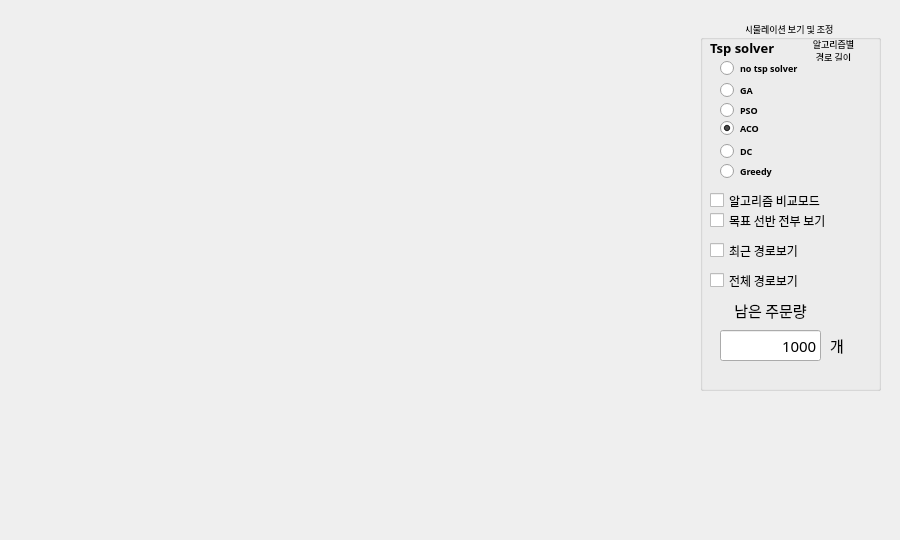
<?xml version="1.0" encoding="UTF-8"?>
<ui version="4.0">
 <class>Form</class>
 <widget class="QWidget" name="Form">
  <property name="geometry">
   <rect>
    <x>0</x>
    <y>0</y>
    <width>900</width>
    <height>540</height>
   </rect>
  </property>
  <property name="font">
   <font>
    <pointsize>7</pointsize>
   </font>
  </property>
  <property name="windowTitle">
   <string>Form</string>
  </property>
  <widget class="QGroupBox" name="groupBox_viewer">
   <property name="geometry">
    <rect>
     <x>700</x>
     <y>20</y>
     <width>181</width>
     <height>371</height>
    </rect>
   </property>
   <property name="font">
    <font>
     <family>HY견고딕</family>
    </font>
   </property>
   <property name="title">
    <string>시물레이션 보기 및 조정 </string>
   </property>
   <property name="alignment">
    <set>Qt::AlignCenter</set>
   </property>
   <widget class="QRadioButton" name="radioButton_notsp">
    <property name="geometry">
     <rect>
      <x>20</x>
      <y>40</y>
      <width>81</width>
      <height>16</height>
     </rect>
    </property>
    <property name="font">
     <font>
      <family>맑은 고딕</family>
      <weight>75</weight>
      <bold>true</bold>
     </font>
    </property>
    <property name="text">
     <string>no tsp solver</string>
    </property>
    <property name="checked">
     <bool>false</bool>
    </property>
   </widget>
   <widget class="QRadioButton" name="radioButton_GA">
    <property name="geometry">
     <rect>
      <x>20</x>
      <y>60</y>
      <width>71</width>
      <height>21</height>
     </rect>
    </property>
    <property name="font">
     <font>
      <family>맑은 고딕</family>
      <weight>75</weight>
      <bold>true</bold>
     </font>
    </property>
    <property name="text">
     <string>GA</string>
    </property>
   </widget>
   <widget class="QRadioButton" name="radioButton_PSO">
    <property name="geometry">
     <rect>
      <x>20</x>
      <y>80</y>
      <width>131</width>
      <height>21</height>
     </rect>
    </property>
    <property name="font">
     <font>
      <family>맑은 고딕</family>
      <weight>75</weight>
      <bold>true</bold>
     </font>
    </property>
    <property name="text">
     <string>PSO</string>
    </property>
   </widget>
   <widget class="QRadioButton" name="radioButton_ACO">
    <property name="geometry">
     <rect>
      <x>20</x>
      <y>100</y>
      <width>90</width>
      <height>16</height>
     </rect>
    </property>
    <property name="font">
     <font>
      <family>맑은 고딕</family>
      <weight>75</weight>
      <bold>true</bold>
     </font>
    </property>
    <property name="text">
     <string>ACO</string>
    </property>
    <property name="checked">
     <bool>true</bool>
    </property>
   </widget>
   <widget class="QLabel" name="label">
    <property name="geometry">
     <rect>
      <x>10</x>
      <y>20</y>
      <width>81</width>
      <height>16</height>
     </rect>
    </property>
    <property name="font">
     <font>
      <family>맑은 고딕</family>
      <pointsize>10</pointsize>
      <weight>75</weight>
      <bold>true</bold>
     </font>
    </property>
    <property name="text">
     <string>Tsp solver</string>
    </property>
    <property name="textFormat">
     <enum>Qt::PlainText</enum>
    </property>
   </widget>
   <widget class="QCheckBox" name="checkBox_viewAllShelf">
    <property name="geometry">
     <rect>
      <x>10</x>
      <y>190</y>
      <width>131</width>
      <height>21</height>
     </rect>
    </property>
    <property name="font">
     <font>
      <pointsize>9</pointsize>
      <weight>50</weight>
      <bold>false</bold>
     </font>
    </property>
    <property name="text">
     <string>목표 선반 전부 보기 </string>
    </property>
   </widget>
   <widget class="QCheckBox" name="checkBox_viewRoute">
    <property name="enabled">
     <bool>true</bool>
    </property>
    <property name="geometry">
     <rect>
      <x>10</x>
      <y>220</y>
      <width>131</width>
      <height>21</height>
     </rect>
    </property>
    <property name="font">
     <font>
      <pointsize>9</pointsize>
      <weight>50</weight>
      <bold>false</bold>
     </font>
    </property>
    <property name="text">
     <string>최근 경로보기 </string>
    </property>
   </widget>
   <widget class="QLabel" name="label_2">
    <property name="geometry">
     <rect>
      <x>30</x>
      <y>280</y>
      <width>81</width>
      <height>21</height>
     </rect>
    </property>
    <property name="font">
     <font>
      <pointsize>11</pointsize>
     </font>
    </property>
    <property name="text">
     <string>남은 주문량</string>
    </property>
    <property name="alignment">
     <set>Qt::AlignCenter</set>
    </property>
   </widget>
   <widget class="QLineEdit" name="lineEdit_lastOrder">
    <property name="enabled">
     <bool>true</bool>
    </property>
    <property name="geometry">
     <rect>
      <x>20</x>
      <y>310</y>
      <width>101</width>
      <height>31</height>
     </rect>
    </property>
    <property name="font">
     <font>
      <pointsize>11</pointsize>
     </font>
    </property>
    <property name="text">
     <string>1000</string>
    </property>
    <property name="alignment">
     <set>Qt::AlignRight|Qt::AlignTrailing|Qt::AlignVCenter</set>
    </property>
    <property name="readOnly">
     <bool>true</bool>
    </property>
   </widget>
   <widget class="QLabel" name="label_3">
    <property name="geometry">
     <rect>
      <x>130</x>
      <y>310</y>
      <width>21</width>
      <height>31</height>
     </rect>
    </property>
    <property name="font">
     <font>
      <pointsize>11</pointsize>
     </font>
    </property>
    <property name="text">
     <string>개</string>
    </property>
   </widget>
   <widget class="QCheckBox" name="checkBox_viewFullRoute">
    <property name="enabled">
     <bool>true</bool>
    </property>
    <property name="geometry">
     <rect>
      <x>10</x>
      <y>250</y>
      <width>131</width>
      <height>21</height>
     </rect>
    </property>
    <property name="font">
     <font>
      <pointsize>9</pointsize>
      <weight>50</weight>
      <bold>false</bold>
     </font>
    </property>
    <property name="text">
     <string>전체 경로보기</string>
    </property>
   </widget>
   <widget class="QRadioButton" name="radioButton_DC">
    <property name="geometry">
     <rect>
      <x>20</x>
      <y>120</y>
      <width>130</width>
      <height>22</height>
     </rect>
    </property>
    <property name="font">
     <font>
      <family>맑은 고딕</family>
      <weight>75</weight>
      <bold>true</bold>
     </font>
    </property>
    <property name="text">
     <string>DC</string>
    </property>
   </widget>
   <widget class="QRadioButton" name="radioButton_GREEDY">
    <property name="geometry">
     <rect>
      <x>20</x>
      <y>140</y>
      <width>130</width>
      <height>22</height>
     </rect>
    </property>
    <property name="font">
     <font>
      <family>맑은 고딕</family>
      <weight>75</weight>
      <bold>true</bold>
     </font>
    </property>
    <property name="text">
     <string>Greedy</string>
    </property>
   </widget>
   <widget class="QCheckBox" name="checkBox_modecompare">
    <property name="geometry">
     <rect>
      <x>10</x>
      <y>170</y>
      <width>131</width>
      <height>21</height>
     </rect>
    </property>
    <property name="font">
     <font>
      <family>HY견고딕</family>
      <pointsize>9</pointsize>
      <weight>50</weight>
      <bold>false</bold>
      <kerning>true</kerning>
     </font>
    </property>
    <property name="text">
     <string>알고리즘 비교모드 </string>
    </property>
   </widget>
   <widget class="QLabel" name="label_lengthsay">
    <property name="geometry">
     <rect>
      <x>103</x>
      <y>20</y>
      <width>61</width>
      <height>21</height>
     </rect>
    </property>
    <property name="font">
     <font>
      <pointsize>7</pointsize>
     </font>
    </property>
    <property name="text">
     <string>알고리즘별 
 경로 길이 </string>
    </property>
    <property name="alignment">
     <set>Qt::AlignCenter</set>
    </property>
   </widget>
  </widget>
 </widget>
 <resources/>
 <connections/>
</ui>
